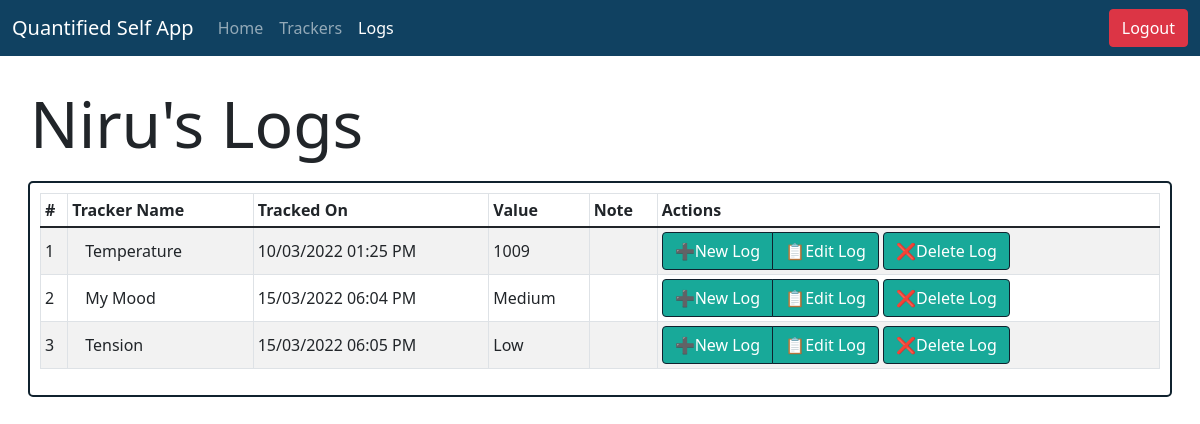
Page /user/Niru/logs (signed in) on the committed database.
### models.py (models this page shows, shortened)
class Users_Model(db.Model, UserMixin):
  __tablename__ = "Users"
  user_id = db.Column(db.Integer, autoincrement=True, primary_key=True)
  username = db.Column(db.String, nullable=False, unique=True)
  password = db.Column(db.String, nullable=False)
  trackers = db.relationship("Trackers_Model", secondary="Enrollments")

class Logs_Model(db.Model):
  __tablename__ = "Logs"
  log_id = db.Column(db.Integer, autoincrement=True, primary_key=True)
  value = db.Column(db.String, nullable=False)
  note = db.Column(db.String)
  timestamp = db.Column(db.String, nullable=False)
  user_id = db.Column(db.Integer, db.ForeignKey("Users.user_id"), primary_key=True, nullable=False)
  tracker_id = db.Column(db.Integer, db.ForeignKey("Trackers.tracker_id"), primary_key=True, nullable=False)

class Trackers_Model(db.Model):
  __tablename__ = "Trackers"
  tracker_id = db.Column(db.Integer, autoincrement=True, primary_key=True)
  tracker_name = db.Column(db.String, nullable=False, unique=True)
  tracker_type = db.Column(db.String, nullable=False)
  tracker_desc = db.Column(db.String)

### app/logviews.py (the view)
@app.route("/user/<username>/logs")
@login_required
def user_logs(username):
    user = Users_Model.query.filter_by(username=username).first()
    logs = Logs_Model.query.filter_by(user_id=user.user_id).all()
    condition = False
    if logs:
        condition = True
    tracker = Trackers_Model()
    return render_template("user_logs.html", user=user, logs=logs, tracker=tracker, username=username, condition=condition)

### app/userviews.py (called while the page is built)
@login_manager.user_loader
def load_user(user_id):
    return Users_Model.query.get(user_id)

### templates/user_logs.html (shortened to what this page needs)
<!DOCTYPE html>
<html lang="en">
<head>
    <link rel="stylesheet" href="/css/bootstrap.css" />
    <link rel="stylesheet" href="/css/bootstrap-grid.css" />
    <link rel="stylesheet" href="/css/styles.css">
</head>
<body>
    <nav class="navbar navbar-expand-lg navbar-dark" style="background-color: #104161;">
        <div class="container-fluid">
          <a class="navbar-brand" href="#">Quantified Self App</a>
          <div class="collapse navbar-collapse" id="navbarNavAltMarkup">
            <div class="navbar-nav">
              <a class="nav-link" aria-current="page" href="/user/{{user.username}}/home">Home</a>
              <a class="nav-link" href="/user/{{user.username}}/trackers">Trackers</a>
              <a class="nav-link active" href="/user/{{user.username}}/logs">Logs</a>
            </div>
          </div>
          <a class="btn btn-danger" role="button" href="/user/logout" >Logout</a>
        </div>
      </nav>
    <div class="container-fluid" style="padding: 30px;">
        <h1 class="display-3">{{user.username}}'s Logs</h1>
        <div class="row" style="padding: 10px;">
          <div class="col-md justify-content-center" id="my-col">
            {% if condition %}
            <div class="table-responsive">
              <table class="table table-sm table-bordered table-striped align-middle" style="min-height: 175px;">
                <thead>
                  <tr>
                    <th scope="col">#</th>
                    <th scope="col">Tracker Name</th>
                    <th scope="col">Tracked On</th>
                    <th scope="col">Value</th>
                    <th scope="col">Note</th>
                    <th scope="col">Actions</th>
                  </tr>
                </thead>
                <tbody>
                  {% for log in logs %}
                  <tr>
                    <td scope="row">{{loop.index}}</td>
                    <td><a href="/user/{{username}}/tracker/{{log.tracker_id}}" class="btn">{{tracker.query.filter_by(tracker_id=log.tracker_id).first().tracker_name}}</a></td>
                    <td>{{log.timestamp}}</td>
                    <td>{{log.value}}</td>
                    <td>{{log.note}}</td>
                    <td>
                      <div class="btn-group" role="group" aria-label="Basic example">
                        <a href="/user/{{username}}/logs/{{log.tracker_id}}/add" style="border: 0.5px solid #10222E; background-color: #18A999; color: white;" class="btn">➕New Log</a>
                        <a href="/user/{{username}}/logs/{{log.log_id}}/edit" class="btn" style="border: 0.5px solid #10222E; background-color: #18A999; border-collapse:collapse; color: white;">📋Edit Log</a>
                      </div>
                      <a href="/user/{{username}}/logs/{{log.log_id}}/delete" style="border: 0.5px solid #10222E; background-color: #18A999; color: white;" class="btn">❌Delete Log</a>
                    </td>
                  </tr>
                  {% endfor %}
                </tbody>
              </table>
            </div>
            {% else %}
            No trackings yet
            {% endif %}
          </div>
        </div>
    </div>
</body>
</html>

### static/css/styles.css (style rules this page uses)
#my-col { border: 2px solid #10222E; border-radius: 5px; padding: 10px; }

### rows in the picture
Users_Model: username "Niru"
Logs_Model: timestamp "10/03/2022 01:25 PM", value "1009"
Trackers_Model: query.filter_by "Temperature"
Logs_Model: timestamp "15/03/2022 06:04 PM", value "Medium"
Trackers_Model: query.filter_by "My Mood"
Logs_Model: timestamp "15/03/2022 06:05 PM", value "Low"
Trackers_Model: query.filter_by "Tension"
